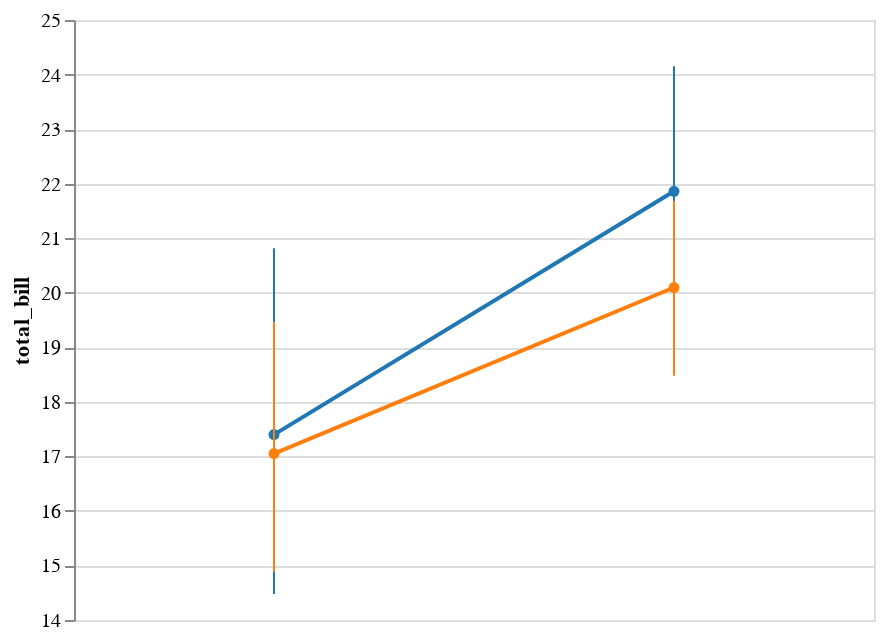

Write notebook code for a chart like this one.
### Code cell
display(salt.pointplot(x="time", y="total_bill", hue="smoker", data=tips, dodge=True))
ax = sns.pointplot(x="time", y="total_bill", hue="smoker", data=tips, dodge=True)

### Figure 1 — Vega-Lite specification as saved in the notebook (floating-point values rounded to 4 significant figures)
{"$schema": "https://vega.github.io/schema/vega-lite/v2.4.1.json", "config": {"view": {"height": 300, "width": 400}}, "data": {"values": [{"c": "rgb(31.0, 119.0, 180.0)", "ci0": 14.48, "ci1": 20.82, "smoker": "Yes", "time": "Lunch", "total_bill": 17.4}, {"c": "rgb(255.0, 127.0, 14.0)", "ci0": 14.88, "ci1": 19.47, "smoker": "No", "time": "Lunch", "total_bill": 17.05}, {"c": "rgb(31.0, 119.0, 180.0)", "ci0": 19.55, "ci1": 24.15, "smoker": "Yes", "time": "Dinner", "total_bill": 21.86}, {"c": "rgb(255.0, 127.0, 14.0)", "ci0": 18.48, "ci1": 21.69, "smoker": "No", "time": "Dinner", "total_bill": 20.1}]}, "layer": [{"encoding": {"color": {"field": "c", "scale": null, "type": "nominal"}, "x": {"axis": {"title": "time"}, "field": "time", "sort": null, "type": "nominal"}, "y": {"axis": {"title": "total_bill"}, "field": "total_bill", "scale": {"zero": false}, "type": "quantitative"}}, "mark": {"point": true, "type": "line"}, "selection": {"selector003": {"bind": "scales", "encodings": ["x", "y"], "mark": {"fill": "#333", "fillOpacity": 0.125, "stroke": "white"}, "on": "[mousedown, window:mouseup] > window:mousemove!", "resolve": "global", "translate": "[mousedown, window:mouseup] > window:mousemove!", "type": "interval", "zoom": "wheel!"}}}, {"encoding": {"color": {"field": "c", "scale": null, "type": "nominal"}, "x": {"axis": null, "field": "time", "sort": null, "type": "nominal"}, "y": {"field": "ci0", "type": "quantitative"}, "y2": {"field": "ci1", "type": "quantitative"}}, "mark": "rule"}]}
